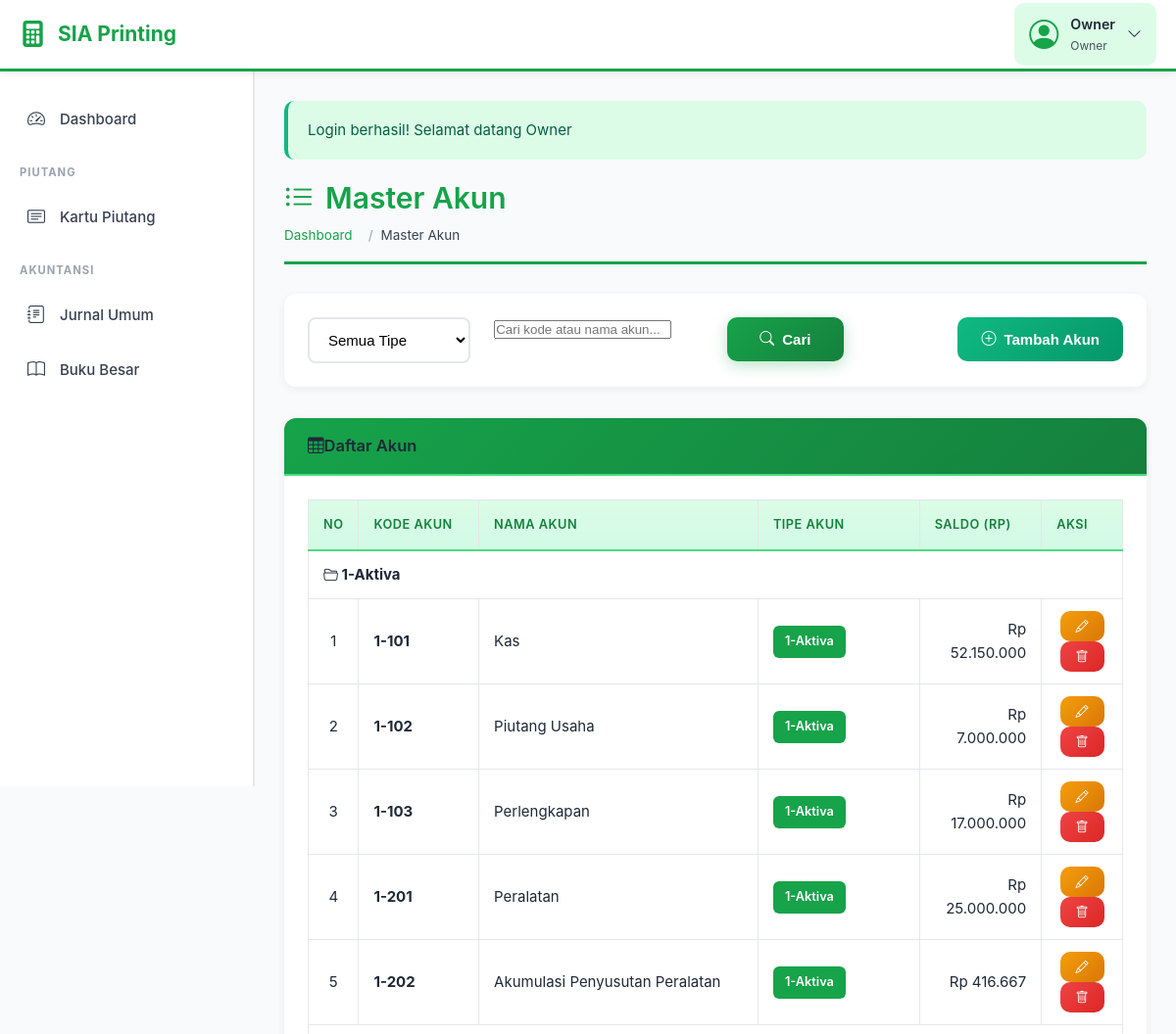
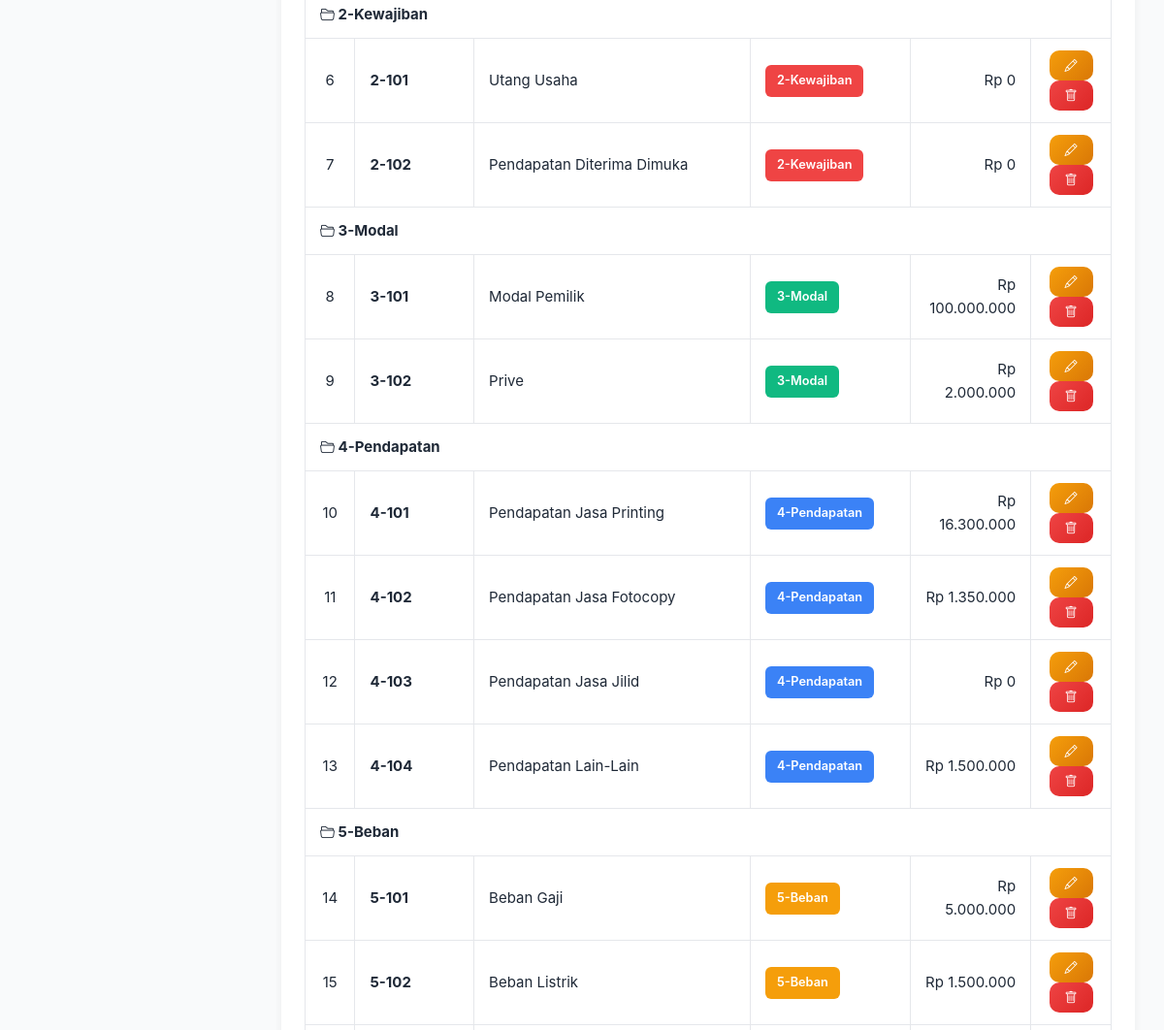
The app's page /master-akun.php (signed in, upper part), older data (2 pictures, top to bottom).
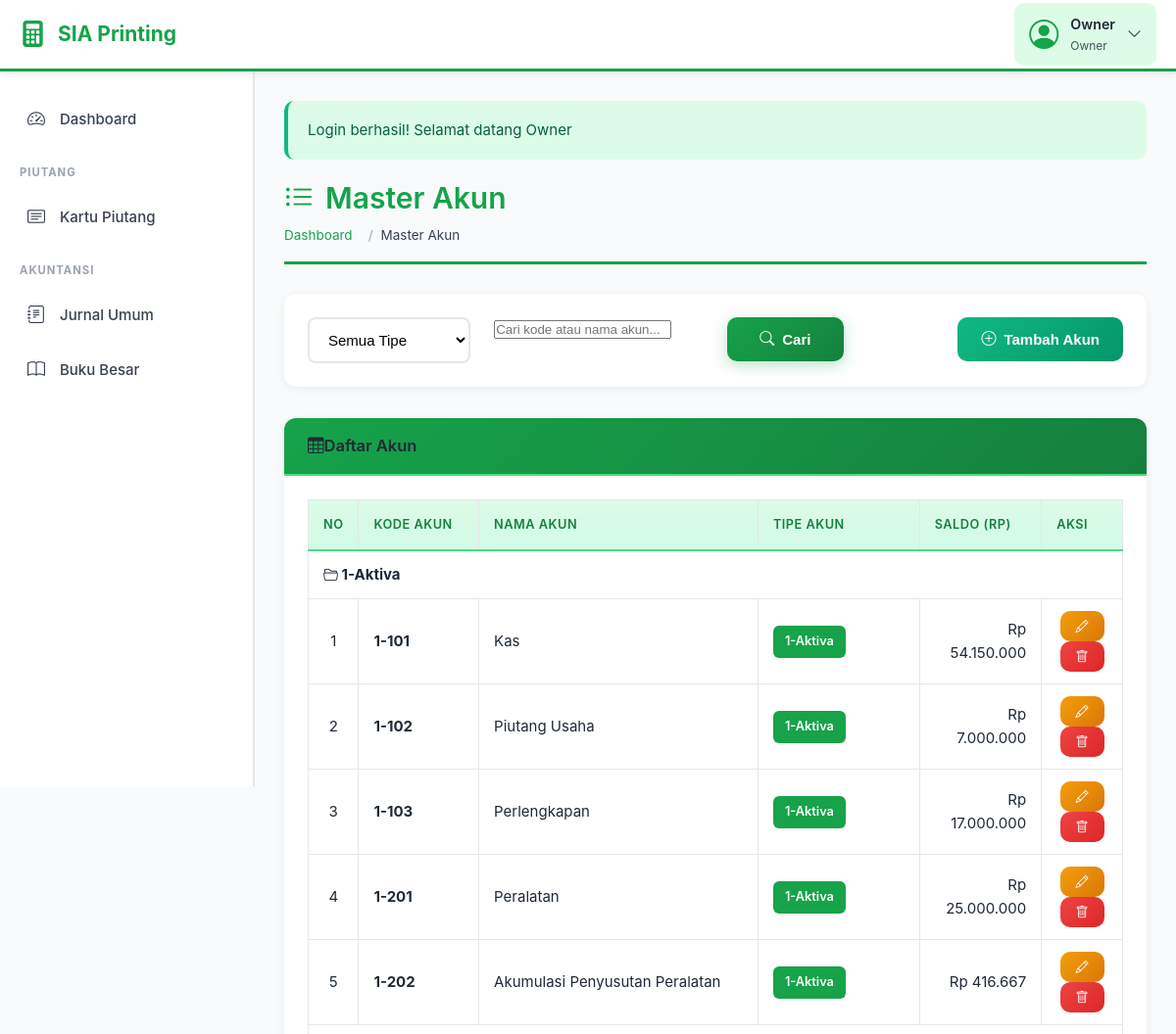
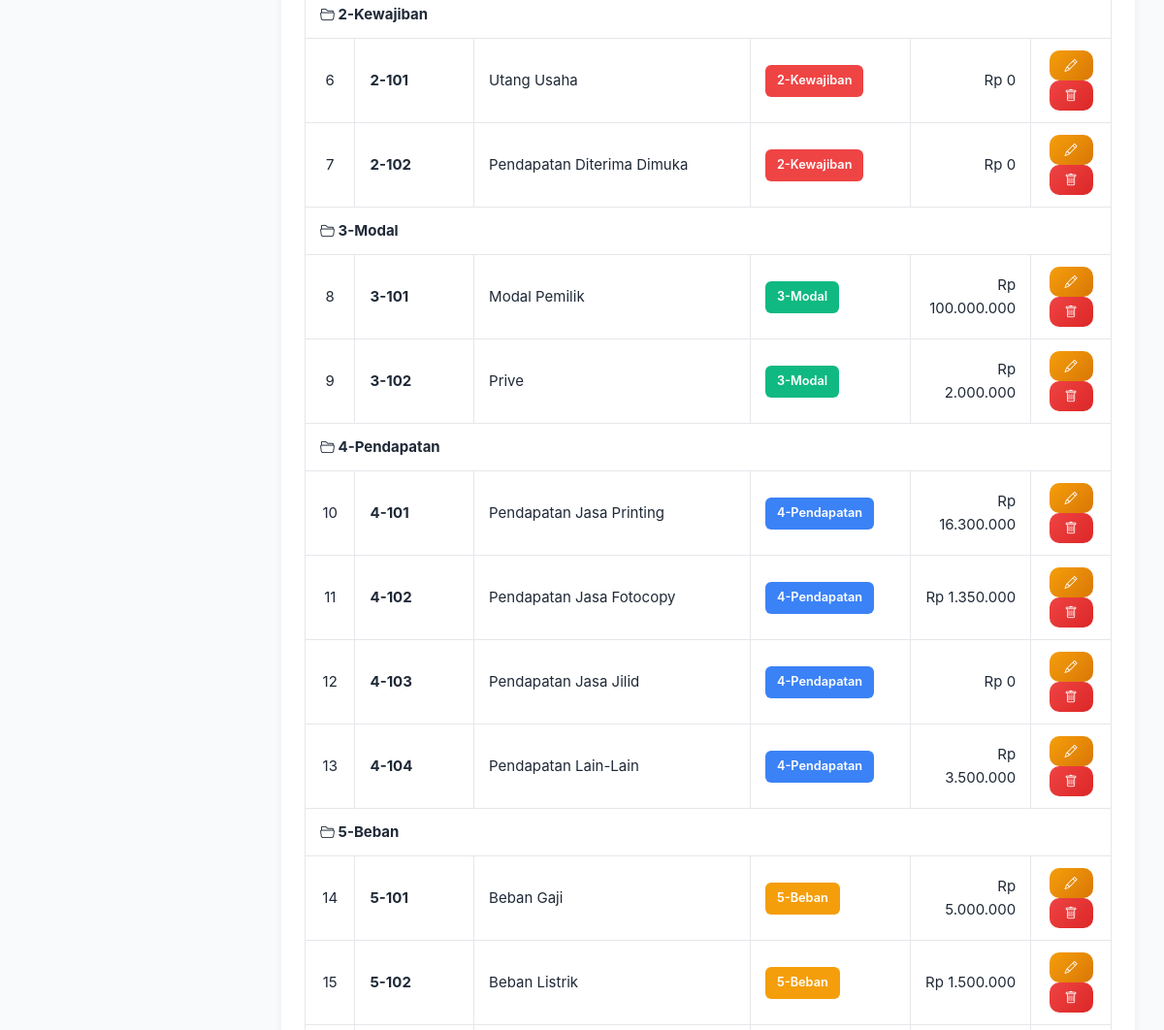
The same page, newer data (2 pictures, top to bottom).
### tables this page shows
CREATE TABLE `master_akun` (
  `id_akun` int(11) NOT NULL,
  `kode_akun` varchar(20) NOT NULL,
  `nama_akun` varchar(100) NOT NULL,
  `tipe_akun` enum('1-Aktiva','2-Kewajiban','3-Modal','4-Pendapatan','5-Beban') NOT NULL,
  `saldo` decimal(15,2) DEFAULT 0.00,
  `created_at` timestamp NOT NULL DEFAULT current_timestamp()
);

### config.php (called while the page is built, shortened)
<?php
function format_rupiah($angka) {
    return 'Rp ' . number_format($angka, 0, ',', '.');
}
?>

### master-akun.php (the view, shortened to what the changed rows need)
<?php
require_once 'config.php';
$filter_tipe = isset($_GET['filter_tipe']) ? $_GET['filter_tipe'] : '';
$query = "SELECT * FROM master_akun WHERE 1=1";
$query .= " ORDER BY kode_akun ASC";
$result = $conn->query($query);
include 'includes/header.php';
?>
<div class="page-title">
    <h1><i class="bi bi-list-ul me-2"></i>Master Akun</h1>
</div>
<div class="card">
    <div class="card-body">
        <div class="table-responsive">
            <table class="table table-hover table-bordered">
                <thead class="table-light">
                    <tr>
                        <th width="5%" class="text-center">No</th>
                        <th width="15%">Kode Akun</th>
                        <th width="35%">Nama Akun</th>
                        <th width="20%">Tipe Akun</th>
                        <th width="15%" class="text-end">Saldo (Rp)</th>
                        <th width="10%" class="text-center">Aksi</th>
                    </tr>
                </thead>
                <tbody>
                    <?php if ($result->num_rows > 0): ?>
                        <?php
                        $no = 1;
                        $current_tipe = '';
                        while ($row = $result->fetch_assoc()):
                            if ($current_tipe != $row['tipe_akun'] && !$filter_tipe) {
                                $current_tipe = $row['tipe_akun'];
                        ?>
                                <tr class="table-secondary">
                                    <td colspan="6" class="fw-bold">
                                        <i class="bi bi-folder2-open me-2"></i>
                                        <?php echo $current_tipe; ?>
                                    </td>
                                </tr>
                        <?php } ?>
                            <tr>
                                <td class="text-center"><?php echo $no++; ?></td>
                                <td><strong><?php echo $row['kode_akun']; ?></strong></td>
                                <td><?php echo $row['nama_akun']; ?></td>
                                <td>
                                    <span class="badge <?php
                                        echo (strpos($row['tipe_akun'], '1-') !== false) ? 'bg-primary' :
                                             ((strpos($row['tipe_akun'], '2-') !== false) ? 'bg-danger' :
                                             ((strpos($row['tipe_akun'], '3-') !== false) ? 'bg-success' :
                                             ((strpos($row['tipe_akun'], '4-') !== false) ? 'bg-info' : 'bg-warning')));
                                    ?>">
                                        <?php echo $row['tipe_akun']; ?>
                                    </span>
                                </td>
                                <td class="text-end">
                                    <?php echo format_rupiah($row['saldo']); ?>
                                </td>
                                <td class="text-center">
                                    <button type="button" class="btn btn-sm btn-warning"
                                            onclick="editAkun(<?php echo htmlspecialchars(json_encode($row)); ?>)">
                                        <i class="bi bi-pencil"></i>
                                    </button>
                                    <button type="button" class="btn btn-sm btn-danger"
                                            onclick="hapusAkun(<?php echo $row['id_akun']; ?>, '<?php echo $row['kode_akun']; ?>', '<?php echo $row['nama_akun']; ?>')">
                                        <i class="bi bi-trash"></i>
                                    </button>
                                </td>
                            </tr>
                        <?php endwhile; ?>
                    <?php endif; ?>
                </tbody>
            </table>
        </div>
    </div>
</div>
<?php include 'includes/footer.php'; ?>

Row changes from the older to the newer data that the page shows:
changed master_akun "Kas": saldo "Rp 52.150.000" → "Rp 54.150.000"
changed master_akun "Pendapatan Lain-Lain": saldo "Rp 1.500.000" → "Rp 3.500.000"
